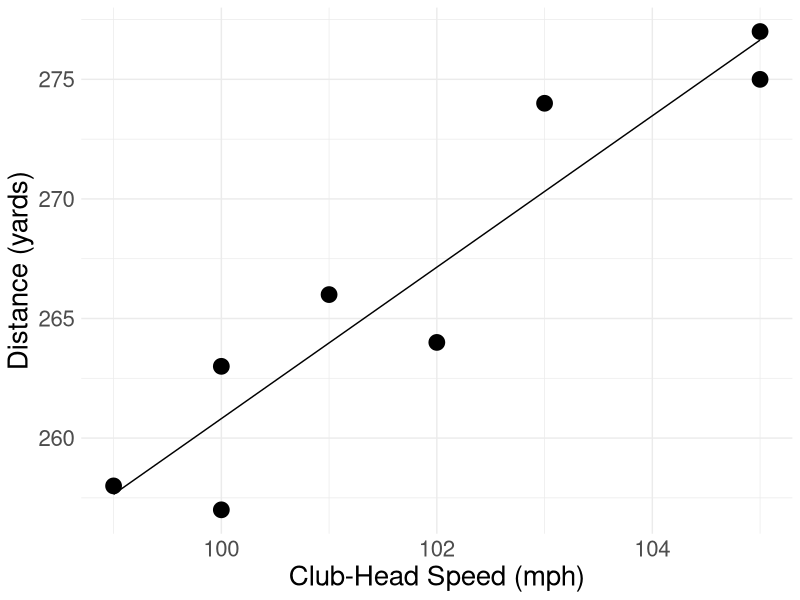

Reproduce this figure in R.
library(tidyverse)

# create data
x <- c(100, 102, 103, 101, 105, 100, 99, 105)
y <- c(257, 264, 274, 266, 277, 263, 258, 275)
data <- tibble(x, y)

# the following section is to help with hand calculations
###########################################
mean(x)
mean(y)
sqrt(var(x))
sqrt(var(y))

data$num_x <- ((data$x-mean(x))/sd(x))
data$num_y <- ((data$y-mean(y))/sd(y))
data$num <- data$num_x*data$num_y

# calculate Pearson's 
r <- sum(data$num)/(7)

# find slope for regression line -- reuse Pearson's
b1 <- r*(sd(y)/sd(x))

# find intercept for regression line
b0 <- mean(y) - b1*mean(x)
###########################################

# model of interest
m1 <- lm(y ~ x, data = data)
# the outcome is on the left of the ~
# the predictor is on the right of the ~

# summary function to get results
summary(m1)

# get regression line for plotting purposes
# this creates a new variable (called "pred")
# that is the predicted value, or y hat
data$pred <- predict(m1)

# create scatterplot with geom_point(y = observed value)
# overlay regression line with geom_line(y = predicted value)
ggplot(data = data, aes(x = x, y = y)) +
  geom_point(size=5) +
  geom_line(aes(y = pred)) +
  ylab("Distance (yards)") +
  xlab("Club-Head Speed (mph)") +
  theme_minimal() +
  theme(text = element_text(size=20))

#ggsave("/Users/sseals/Desktop/L63fig1.png")